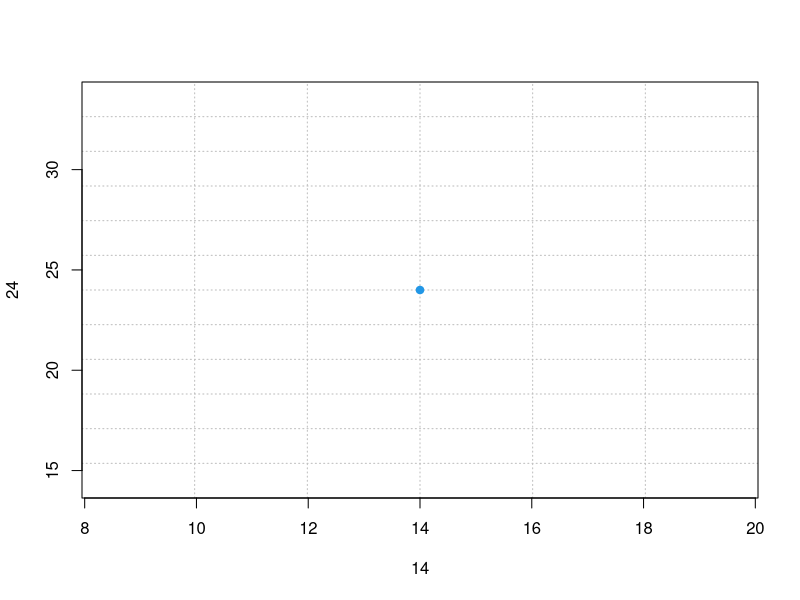

Here is the R script that generated this plot:

##########################################
# 
# Mastermind game
#
# Mastermind or Master Mind is a code-breaking game for two players.  
# The game is played using:
# - a decoding board, with a shield at one end covering a row of four large holes, and twelve (or ten, or eight, or six) additional 
#   rows containing four large holes next to a set of four small holes;
# - code pegs of six different colors (or more; see Variations below), with round heads, which will be
#   placed in the large holes on the board; and
# - key pegs, some colored black, some white, which are flat-headed and smaller than the code pegs; 
#   they will be placed in the small holes on the board.
#   URL: https://en.wikipedia.org/wiki/Mastermind_(board_game)

# Series:
# Little Useless-useful R functions #31
# Created: December 31, 2021
# Author: Tomaz Kastrun
# Blog: tomaztsql.wordpress.com
# V.1.0

# Changelog: 
#        - add clean rings?
###########################################


# posibble options (with allowing duplicate colours) 
# 6**4

numberOfPegs <- 4
numberOfColors <- 6



all <- combn(LETTERS[1:numberOfColors], numberOfPegs, simplify = TRUE)
all2 <- gtools::permutations(4, numberOfPegs, LETTERS[1:numberOfColors], repeats.allowed=TRUE)


# Plot empty board for mastermind
plot.new()
grid(nx = 6, ny = 12, col = "gray", lty = "dotted",lwd = par("lwd"), equilogs = TRUE)

# adding layers of 
par(new = TRUE)
plot(14,24, pch = 19, col = 4)








